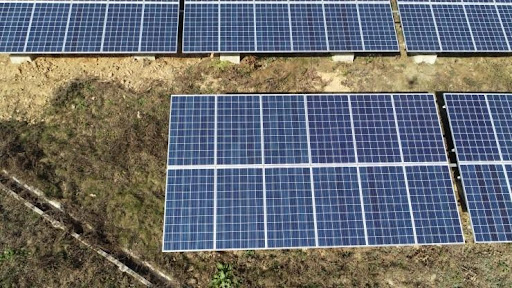
#> input picture sun1.jpg, 512 x 288 px
$ jupyter execute segmentation.ipynb
#> lines starting #> are read from the running program, lines starting #| are printed output that depends on the picture; after the words box and inside, x2 and y2 are one past the last pixel; in counts of white or black regions, pixels touching at a corner belong together
[cell 1]
import numpy as np
import cv2
from matplotlib import pyplot as plt

[cell 2]
img = cv2.imread('sun1.jpg')
#> img is the input picture: shape (288, 512, 3); mean B, G, R 110.6, 108, 105.9
gray = cv2.cvtColor(img,cv2.COLOR_BGR2GRAY)
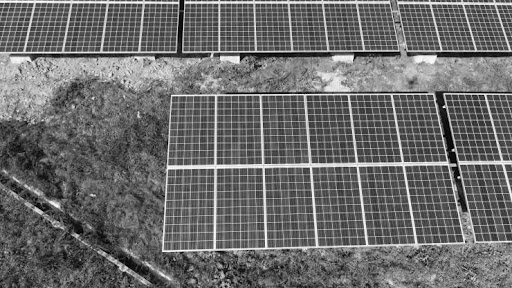
#> gray: shape (288, 512); min 0, max 255, mean 107.7
gray = cv2.GaussianBlur(gray, (13, 13), 0)
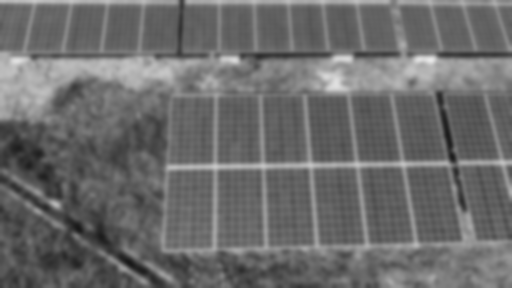
#> gray: shape (288, 512); min 24, max 232, mean 107.8
#ret, thresh = cv2.threshold(gray,0,255,cv2.THRESH_BINARY_INV+cv2.THRESH_OTSU)
ret, thresh = cv2.threshold(gray,105,255,cv2.THRESH_BINARY_INV)
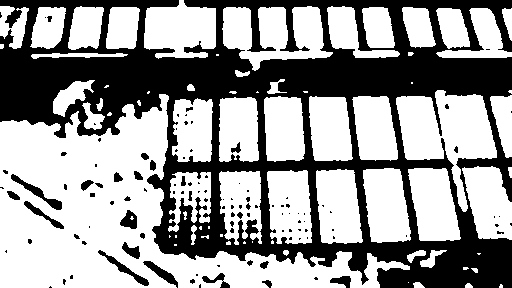
#> thresh: shape (288, 512); 59.9% white; 114 black regions (84 under 20 px), largest, box (x1, y1, x2, y2) and area: (0, 0, 512, 288) 55930, (11, 174, 62, 210) 361, (98, 250, 149, 286) 312

cv2.namedWindow('thresh', cv2.WINDOW_NORMAL)
cv2.imshow('thresh', thresh)

cv2.waitKey(0)
cv2.destroyAllWindows()

[cell 3]
# noise removal
kernel = np.ones((3,3),np.uint8)
opening = cv2.morphologyEx(thresh,cv2.MORPH_OPEN,kernel, iterations = 2)
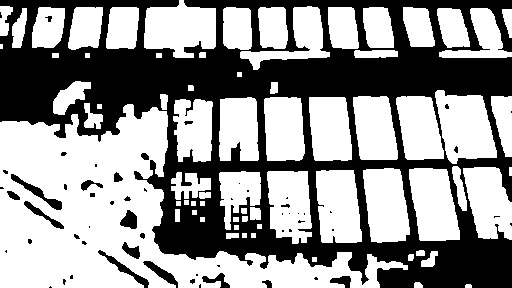
#> opening: shape (288, 512); 57.8% white; 59 black regions (38 under 20 px), largest, box (x1, y1, x2, y2) and area: (0, 0, 512, 288) 59524, (11, 174, 62, 210) 362, (98, 250, 149, 288) 320
# sure background area
sure_bg = cv2.dilate(opening,kernel,iterations=3)
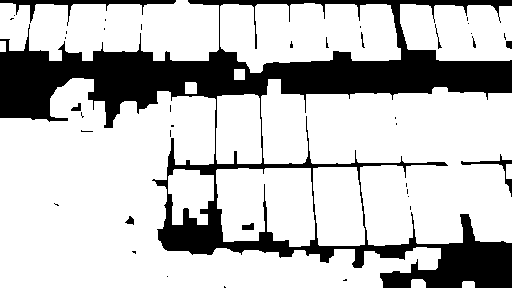
#> sure_bg: shape (288, 512); 76.3% white; 40 black regions (30 under 20 px), largest, box (x1, y1, x2, y2) and area: (0, 0, 512, 288) 33403, (0, 0, 176, 26) 879, (461, 154, 512, 197) 266
# Finding sure foreground area
dist_transform = cv2.distanceTransform(opening,cv2.DIST_L2,5)
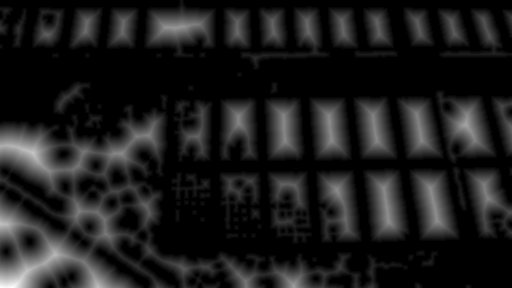
#> dist_transform: shape (288, 512) float32; min 0, max 36.18, mean 4.1; drawn with min black and max white
ret, sure_fg = cv2.threshold(dist_transform,0.7*dist_transform.max(),255,0)
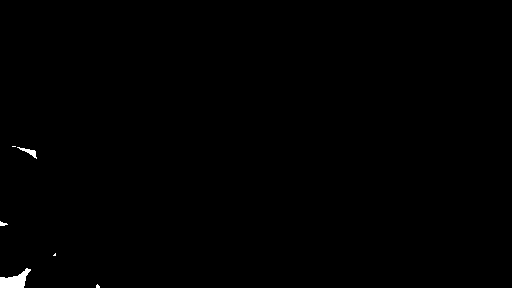
#> sure_fg: shape (288, 512) float32; 0.31% white; 6 white regions (3 under 20 px), largest, box (x1, y1, x2, y2) and area: (0, 268, 31, 288) 340, (17, 147, 37, 159) 76, (0, 221, 8, 226) 24
#> ret = 25.33
# Finding unknown region
sure_fg = np.uint8(sure_fg)
unknown = cv2.subtract(sure_bg,sure_fg)
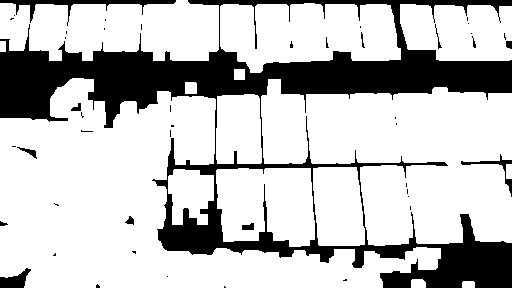
#> unknown: shape (288, 512); 76% white; 46 black regions (33 under 20 px), largest, box (x1, y1, x2, y2) and area: (0, 0, 512, 288) 33403, (0, 0, 176, 26) 879, (0, 268, 31, 288) 340

cv2.namedWindow('unknown', cv2.WINDOW_NORMAL)
cv2.imshow('unknown', unknown)
cv2.namedWindow('dist_transform', cv2.WINDOW_NORMAL)
cv2.imshow('dist_transform', dist_transform)
cv2.namedWindow('sure_fg', cv2.WINDOW_NORMAL)
cv2.imshow('sure_fg', sure_fg)

cv2.waitKey(0)
cv2.destroyAllWindows()

$ run again, with cap1.PNG saved as sun1.jpg
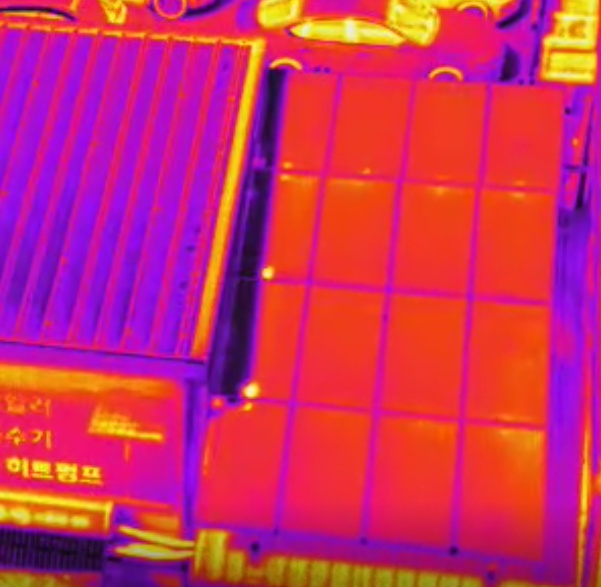
#> input picture cap1.PNG, 601 x 587 px
#> img is the input picture: shape (587, 601, 3); mean B, G, R 98.7, 46.1, 203
#> thresh: shape (587, 601); 64% white; 40 black regions (3 under 20 px), largest, box (x1, y1, x2, y2) and area: (0, 0, 514, 354) 17939, (469, 304, 548, 425) 8477, (0, 361, 173, 460) 8328
#> opening: shape (587, 601); 63.8% white; 31 black regions (2 under 20 px), largest, box (x1, y1, x2, y2) and area: (0, 0, 514, 354) 18315, (467, 304, 548, 510) 14359, (400, 65, 481, 280) 12304
#> sure_bg: shape (587, 601); 72.5% white; 28 black regions (3 under 20 px), largest, box (x1, y1, x2, y2) and area: (470, 308, 545, 507) 12461, (0, 0, 509, 349) 12303, (403, 87, 478, 277) 10092
#> `ret, sure_fg = cv2.threshold(dist_transform,0.7*dist_transform.max(),2..`:
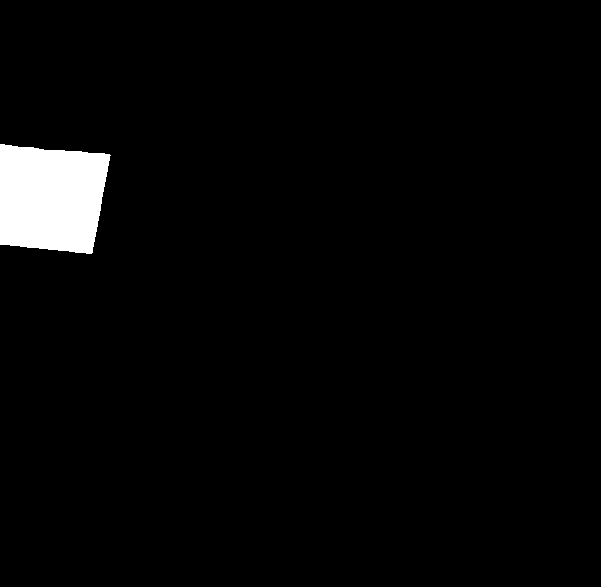
#> sure_fg: shape (587, 601) float32; 2.9% white; 1 white region, box (x1, y1, x2, y2) and area: (0, 144, 111, 254) 10213
#> ret = 116.9
#> `unknown = cv2.subtract(sure_bg,sure_fg)`:
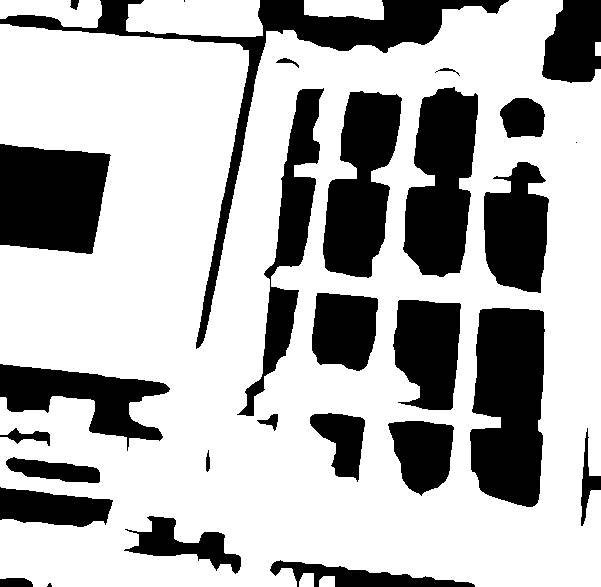
#> unknown: shape (587, 601); 69.6% white; 29 black regions (3 under 20 px), largest, box (x1, y1, x2, y2) and area: (470, 308, 545, 507) 12461, (0, 0, 509, 349) 12303, (0, 144, 111, 254) 10213

$ run again, with cap2.PNG saved as sun1.jpg
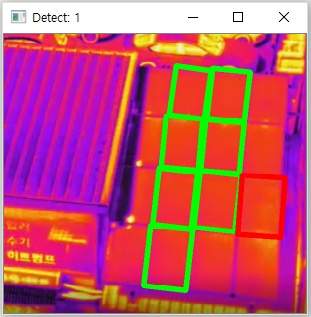
#> input picture cap2.PNG, 311 x 317 px
#> img is the input picture: shape (317, 311, 3); mean B, G, R 110.3, 84.1, 194.8
#> thresh: shape (317, 311); 45.6% white; 15 white regions (4 under 20 px), largest, box (x1, y1, x2, y2) and area: (4, 35, 305, 313) 42255, (149, 234, 182, 285) 1053, (71, 35, 133, 49) 696
#> opening: shape (317, 311); 45% white; 11 white regions, largest, box (x1, y1, x2, y2) and area: (4, 35, 305, 313) 41904, (149, 239, 182, 285) 1040, (71, 35, 132, 49) 683
#> sure_bg: shape (317, 311); 57.4% white; 8 black regions (3 under 20 px), largest, box (x1, y1, x2, y2) and area: (0, 0, 311, 317) 39519, (249, 184, 276, 230) 1140, (244, 241, 276, 273) 811, (72, 280, 124, 302) 439, (129, 215, 137, 231) 49
#> `ret, sure_fg = cv2.threshold(dist_transform,0.7*dist_transform.max(),2..`:
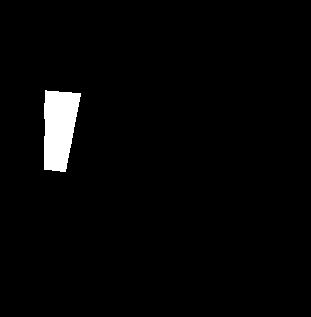
#> sure_fg: shape (317, 311) float32; 2.4% white; 1 white region, box (x1, y1, x2, y2) and area: (44, 90, 81, 172) 2325
#> ret = 39.2
#> `unknown = cv2.subtract(sure_bg,sure_fg)`:
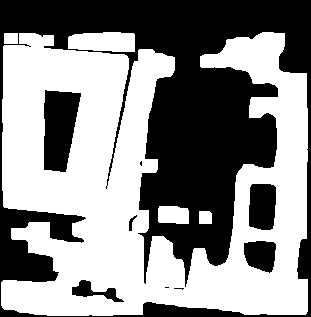
#> unknown: shape (317, 311); 55.1% white; 9 black regions (3 under 20 px), largest, box (x1, y1, x2, y2) and area: (0, 0, 311, 317) 39519, (44, 90, 81, 172) 2325, (249, 184, 276, 230) 1140, (244, 241, 276, 273) 811, (72, 280, 124, 302) 439, (129, 215, 137, 231) 49
